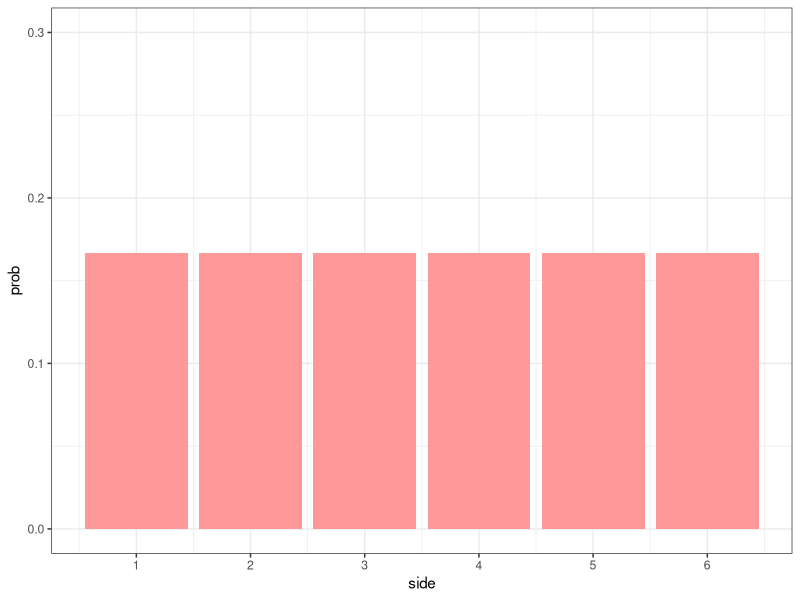
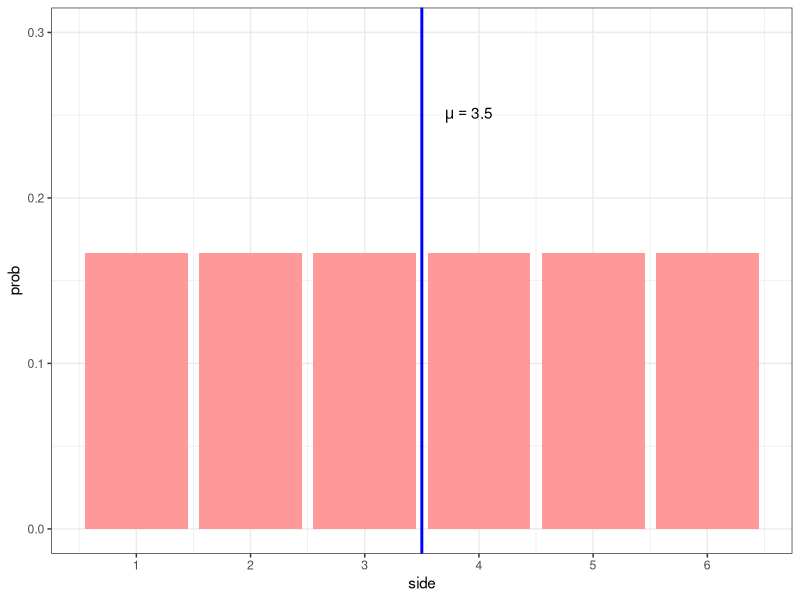
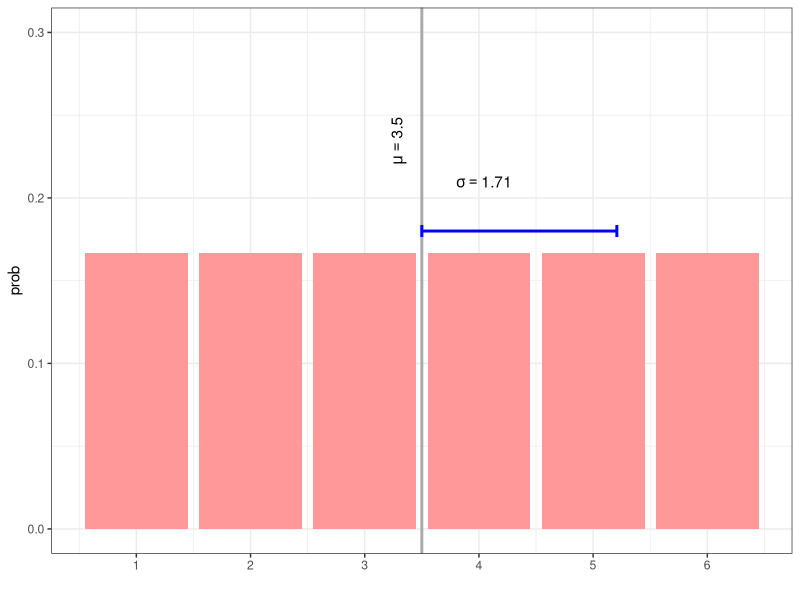
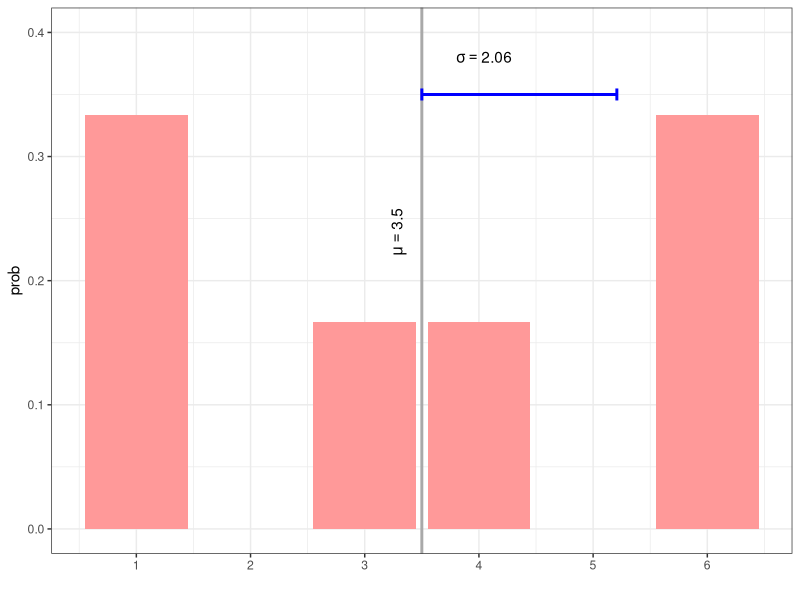
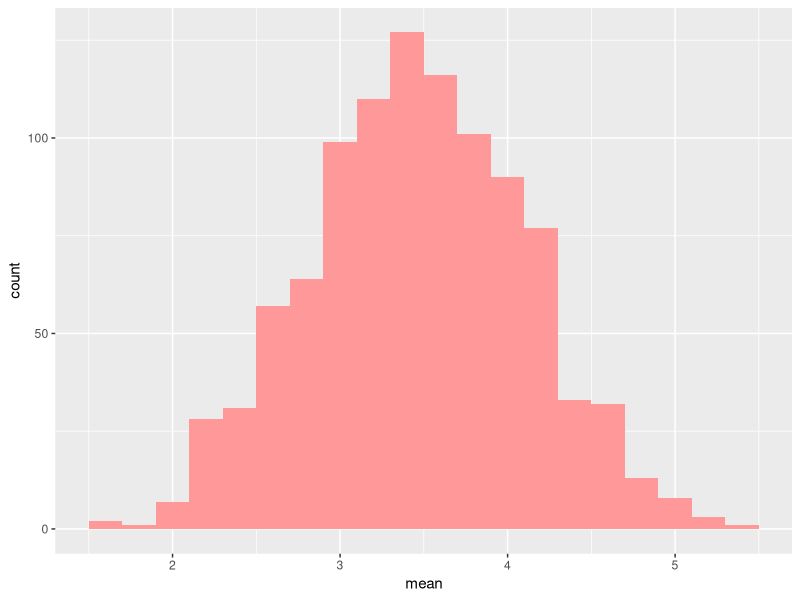
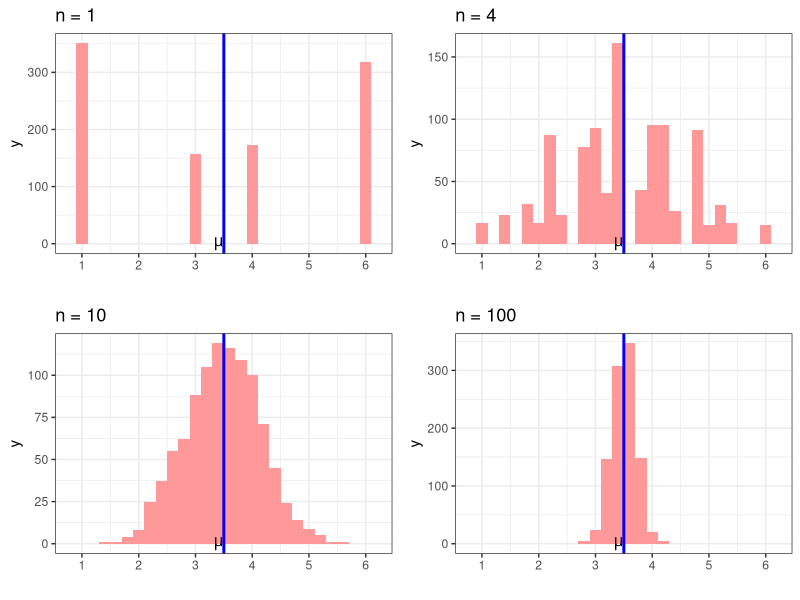
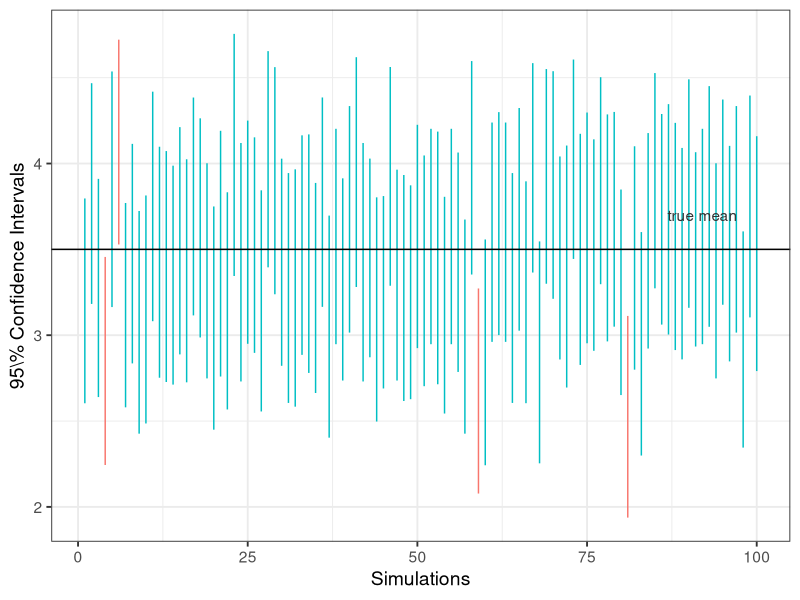

The R script that drew these images, in order:
## ---- chunk 1
library(knitr)
library(ggplot2)
library(grid)
library(gridExtra)
## ---- chunk 2
df  <- data.frame(side = 1:6, prob = rep(1/6, 6))

ggplot(df, aes(side, prob)) + 
  geom_bar(stat = "identity", fill="#FF9999") +
  scale_y_continuous(limits=c(0, 0.3)) +
  scale_x_continuous(breaks=1:6) +
  theme_bw()
## ---- chunk 3
pop = function(pdf){
  mean  <- sum(pdf[1] * pdf[2])
  ex2  <- sum(pdf[1]^2 * pdf[2])
  var  <- ex2 - mean^2
  sd  <- sqrt(var)
  stats  <- list(mean=mean, var=var, sd=sd)
  stats
}
## ---- chunk 4

ggplot(df, aes(side, prob)) + 
  geom_bar(stat = "identity", fill="#FF9999") +
  scale_x_continuous(breaks=1:6) +
  scale_y_continuous(limits=c(0, 0.3)) +
  geom_vline(xintercept = pop(df)$mean, color="blue", size=1) +
  annotate("text", x = 3.7, y = 0.25, hjust=0, label = "mu == 3.5", parse = TRUE) +
  theme_bw()
## ---- chunk 5
dfmu <- pop(df)$mean
dfsigma  <- pop(df)$sd

ggplot(df, aes(side, prob)) + 
  geom_bar(stat = "identity", fill="#FF9999") +
  scale_x_continuous(breaks=1:6) +
  scale_y_continuous(limits=c(0, 0.3)) +
  geom_vline(xintercept = dfmu, color="darkgrey", size=1) +
  annotate("segment", x = dfmu, xend = dfmu+dfsigma, y = 0.18, yend = .18,  
           colour = "blue", size=1,
           arrow = arrow(angle = 90, length = unit(0.06, "inches"), ends = "both")) +
  annotate("text", x = 3.3, y = 0.22, hjust=0, label = "mu == 3.5", angle = 90, parse = TRUE) +
  annotate("text", x = 3.8, y = 0.21, hjust=0, label = "sigma == 1.71", parse = TRUE) +
  xlab("") +
  theme_bw()
## ---- chunk 6
duf  <- data.frame(side = 1:6, prob = c(2/6, 0 , 1/6, 1/6, 0 , 2/6))



dufmu <- pop(duf)$mean
dufsigma  <- pop(duf)$sd


ggplot(duf, aes(side, prob)) + 
  geom_bar(stat = "identity", fill="#FF9999") +
  scale_x_continuous(breaks=1:6) +
  scale_y_continuous(limits=c(0, 0.4)) +
  geom_vline(xintercept = dufmu, color="darkgrey", size=1) +
  annotate("segment", x = dufmu, xend = dfmu+dfsigma, y = .35, yend = .35,  
           colour = "blue", size=1,
           arrow = arrow(angle = 90, length = unit(0.06, "inches"), ends = "both")) +
  annotate("text", x = 3.3, y = 0.22, hjust=0, label = "mu == 3.5", angle = 90, parse = TRUE) +
  annotate("text", x = 3.8, y = 0.38, hjust=0, label = "sigma == 2.06", parse = TRUE) +
  xlab("") +
  theme_bw()
## ---- chunk 7
n  <- 10
rep  <- 1000
set.seed(12345)
samples <- data.frame(matrix(sample(1:6, n * rep, replace = TRUE, 
                                    prob = c(2/6, 0, 1/6, 1/6, 0, 2/6)),
                             ncol = n))
print(samples[1,], row.names=F)
## ---- chunk 8
print(samples[2:10,], row.names=F)
## ---- chunk 9
samples$mean  <- apply(samples, 1, mean)

print(samples[1:10,])
## ---- chunk 10
ggplot(samples, aes(mean)) + 
  geom_histogram(fill="#FF9999", binwidth = 0.2)
## ---- chunk 11

h <- list()
for (n in c(1, 4, 10, 100)){
  samples <- matrix(sample(1:6, n * 1000, replace = TRUE, 
                        prob = c(2/6, 0, 1/6, 1/6, 0, 2/6)), ncol = n)
  samples  <- data.frame(samples)
  samples$mean <- apply(samples, 1, mean)
  
  h[[n]] <- ggplot(samples, aes(mean)) + 
    geom_histogram(fill="#FF9999", binwidth = 0.2, center=0) +
    scale_x_continuous(limits = c(0.8, 6.2), breaks=c(1:6)) +
    geom_vline(xintercept = dufmu, color="blue", size=1) +
    annotate("text", x = 3.5, y =0 , hjust=1, label = "mu", parse = TRUE) +
    labs(x ="", title = paste("n =", n)) +
    theme_bw()
}

grid.arrange(h[[1]], h[[4]], h[[10]], h[[100]], ncol = 2)
## ---- chunk 12
x <- c(3, 1, 4, 6, 1, 1, 3, 6, 1, 3)
mean(x)
mean(x) + c(-1, 1) * qt(.975, 9) * sd(x)/sqrt(10)
## ---- chunk 13
rep <- 1e3        # number of simulations
n <- 40              # sample size
prob  <- c(2/6, 0 , 1/6, 1/6, 0 , 2/6)             # 
set.seed(12345)       # seed for rexp

dat <- data.frame(t(apply(matrix(sample(1:6, n * rep, replace = TRUE, 
                                    prob = prob), rep), 1,  
             function(x) c(mean(x), var(x)))))
colnames(dat) <- c("mean", "var")

dat$ul <- dat$mean+1.96*sqrt(dat$var)/sqrt(n) # upper limit for x bar
dat$ll <- dat$mean-1.96*sqrt(dat$var)/sqrt(n) # lower limit for x bar
dat$covered <- (3.5 > dat$ll & 3.5 < dat$ul) # is E(X) between ll & ul?
CV <- mean(dat$covered) 
CV
## ---- chunk 14
dat1 <- dat[101:200, ]
ggplot(dat1, aes(row(dat1[1]), mean, ymin = ul, ymax=ll, colour = covered)) +
    geom_linerange() +
    geom_hline(yintercept=3.5) +
    theme_bw(base_size = 14) +
    theme(legend.position = "none") +
    xlab("Simulations") +
    ylab("95\\% Confidence Intervals") +
    annotate("text", x = 92, y = 3.7, label = "true mean", colour = "grey20")
## ---- chunk 15
ssl  <- iris[iris$Species == "setosa", 1]

mn  <- mean(ssl)
s  <- sd(ssl)
n  <- length(ssl)

error  <- qt(.975, n-1) * s / sqrt(n)
SEM  <- mn + c(-1, 1) * error
## ---- chunk 16
t.test(ssl, conf.level = 0.95)
